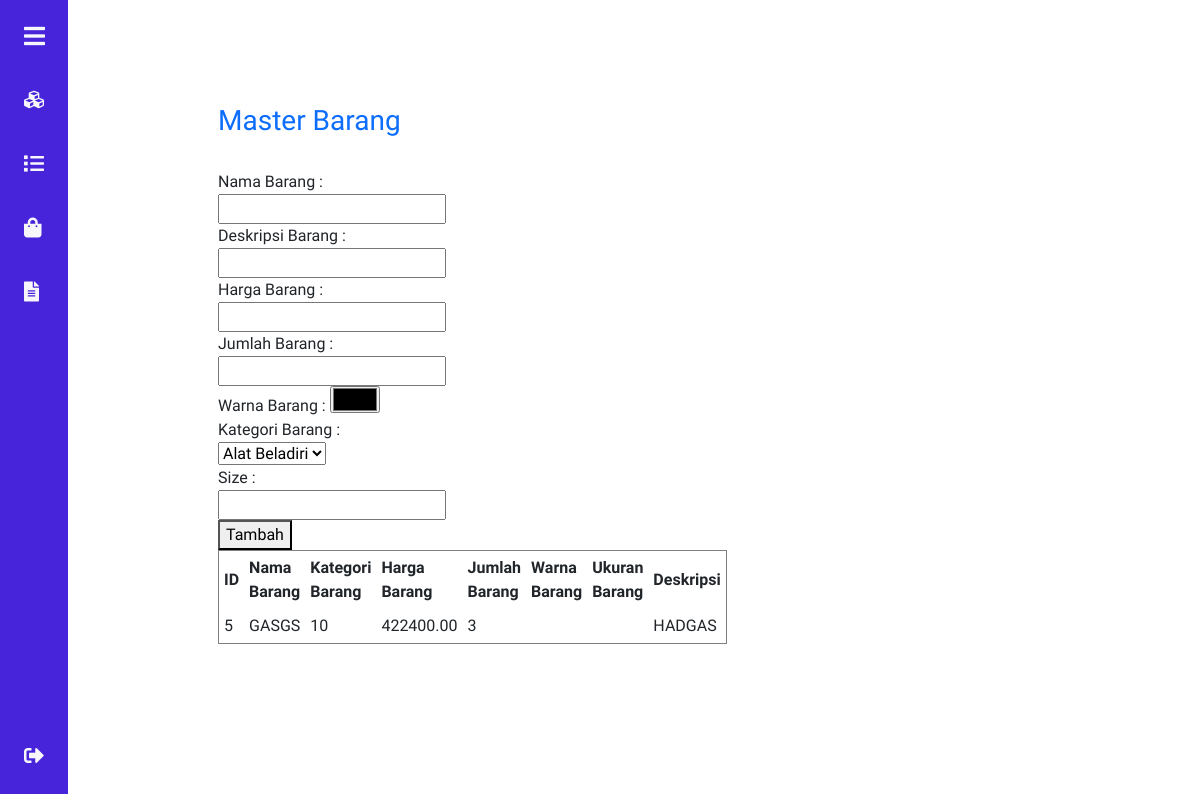
Page /admin/barang.php on the earlier database version.
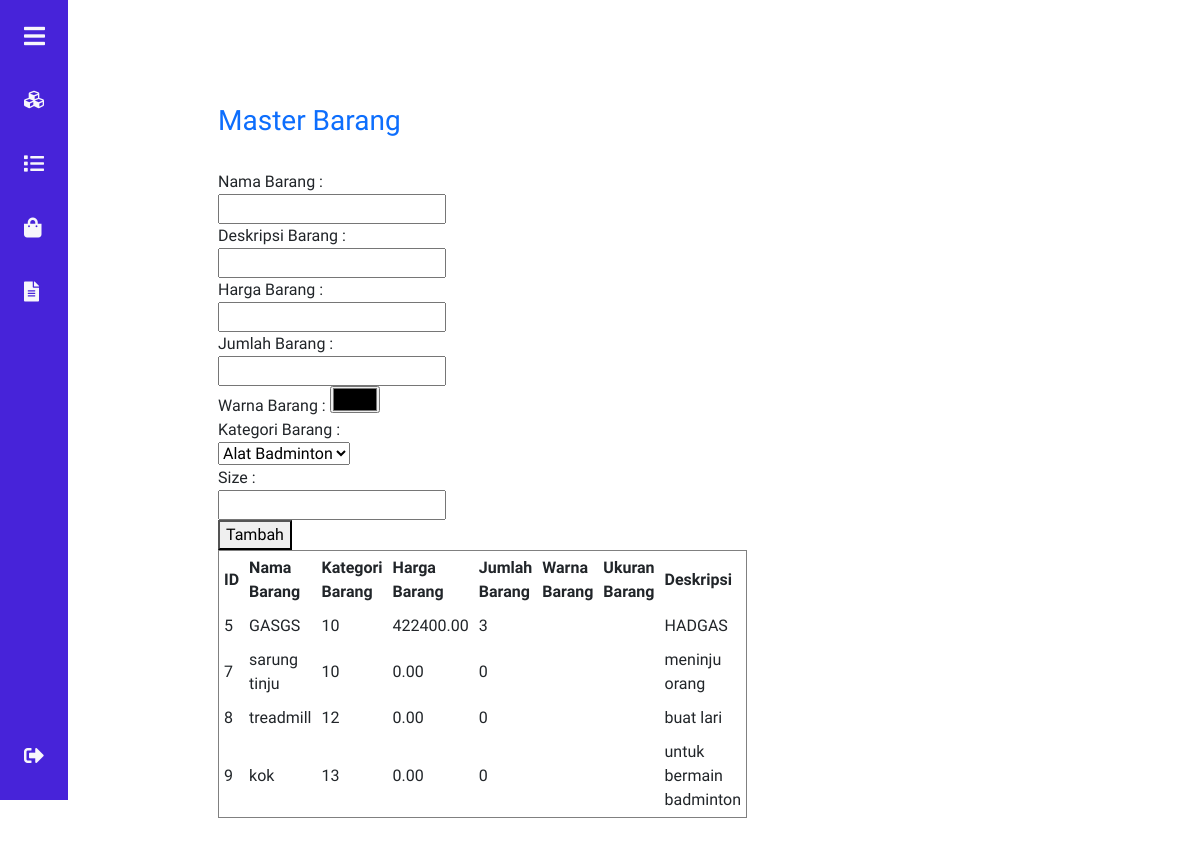
Same page on the later database version.
### tables this page shows
CREATE TABLE `products` (
  `id` int(11) NOT NULL,
  `kategori` int(11) NOT NULL,
  `name` varchar(50) NOT NULL,
  `description` longtext NOT NULL,
  `harga` decimal(19,2) DEFAULT NULL,
  `qty` int(11) DEFAULT NULL,
  `berat` int(11) DEFAULT NULL,
  `status` tinyint(1) DEFAULT 1,
  `minimumorder` int(11) NOT NULL DEFAULT 0,
  `img_path` varchar(255) DEFAULT NULL
);

### admin/barang.php (the view, shortened to what this page needs)
<?php
     require_once '../connection.php';
     $query = "SELECT nama_kategori FROM kategori";
     $kategori = mysqli_query($conn,$query)->fetch_all(MYSQLI_ASSOC);
     $query1 = "SELECT * FROM products";
     $barang = mysqli_query($conn,$query1);
?>
<!DOCTYPE html>
<html lang="en">
<head>
    <link href="https://cdn.jsdelivr.net/npm/bootstrap@5.1.3/dist/css/bootstrap.min.css" rel="stylesheet">
    <link rel="stylesheet" href="https://use.fontawesome.com/releases/v5.15.4/css/all.css">
</head>
<body>
    <div class="px-5 py-4" style="margin-left: 70px;">
        <div class="row mt-3 pb-3">
          <div class="col-8">
            <h3 class="mb-3 text-primary">Master Barang</h3>
          </div>
        </div>
        <div class="row row-cols-lg-4 row-cols-md-3 row-cols-sm-2 row-cols-1 gx-5 gy-3">
          <div class="col">
            <form action="#" method="get">
                Nama Barang : <input type="text" name="txtnamabarang" id=""><br>
                Deskripsi Barang : <input type="text" name="txtdeskripsi" id=""><br>
                Harga Barang : <input type="number" name="txtharga" id=""><br>
                Jumlah Barang : <input type="number" name="txtqty" id=""><br>
                Warna Barang : <input type="color" name="txtwarna" id=""><br>
                Kategori Barang :
                <select name="cbkategori" id="">
                    <?php foreach($kategori as $kat) : ?>
                        <option value=""><?= $kat["nama_kategori"]; ?></option>
                    <?php endforeach; ?>
                </select><br>
                Size : <input type="number" name="txtsize" id=""><br>
                <button type="submit" name="btntambah">Tambah</button>
            </form>
             <table border="1" cellspacing="0" cellpadding="5">
                 <tr>
                     <th>ID</th>
                     <th>Nama Barang</th>
                     <th>Kategori Barang</th>
                     <th>Harga Barang</th>
                     <th>Jumlah Barang</th>
                     <th>Warna Barang</th>
                     <th>Ukuran Barang</th>
                     <th>Deskripsi</th>
                 </tr>
                 <?php foreach($barang as $tampil) : ?>
                    <tr>
                        <td><?= $tampil["id"];?></td>
                        <td><?= $tampil["name"];?></td>
                        <td><?= $tampil["kategori"];?></td>
                        <td><?= $tampil["harga"];?></td>
                        <td><?= $tampil["qty"];?></td>
                        <td><?= $tampil["warna"];?></td>
                        <td><?= $tampil["size"];?></td>
                        <td><?= $tampil["description"];?></td>
                    </tr>
                <?php endforeach; ?>
             </table>
          </div>
        </div>
    </div>
</body>
</html>

### admin/barang.php (style rules this page uses)
* { font-family: 'Work Sans', sans-serif; }
body, html { height: 100%; }

Differences in the rows shown:
added products: id "7", name "sarung tinju", kategori "10", harga "0.00", qty "0", description "meninju orang"
added products: id "8", name "treadmill", kategori "12", harga "0.00", qty "0", description "buat lari"
added products: id "9", name "kok", kategori "13", harga "0.00", qty "0", description "untuk bermain badminton"
Other differences:
form field cbkategori: "Alat Beladiri" → "Alat Badminton"
